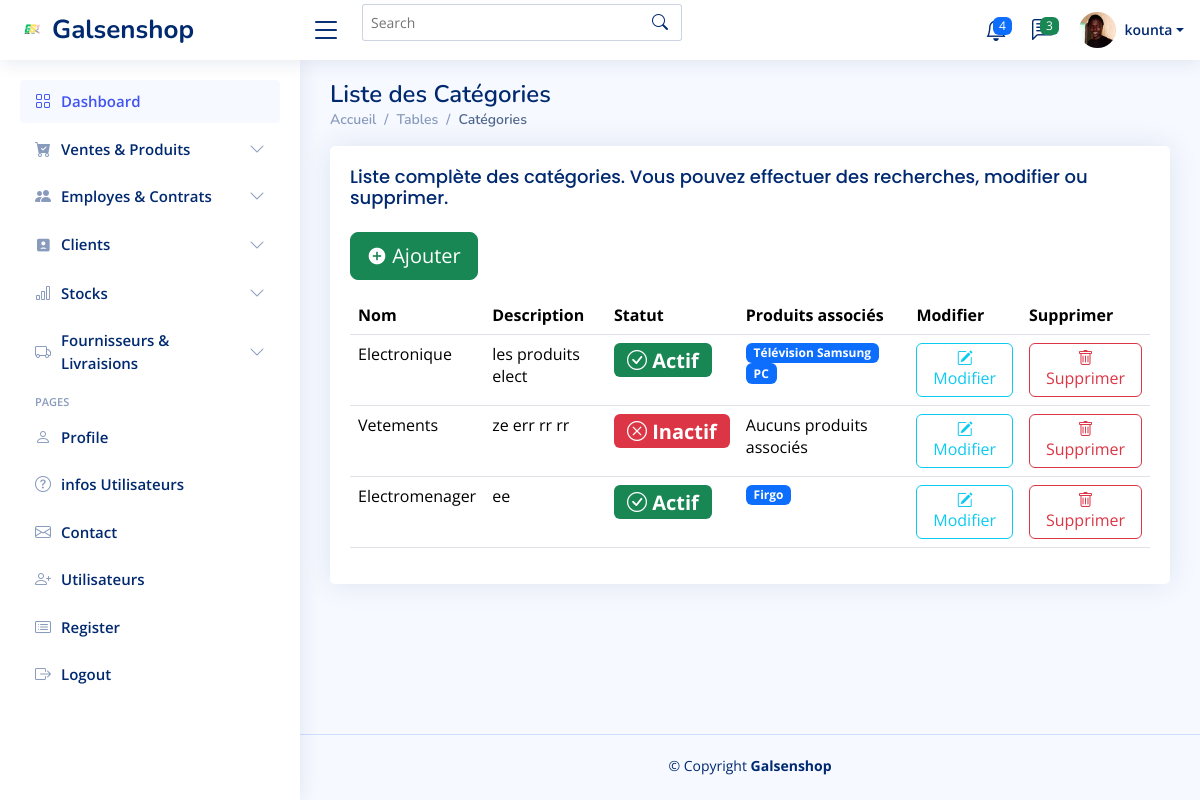
Page /categories/ (signed in) on the committed database.
### application/models.py (models this page shows, shortened)
class Categorie(models.Model):
    nom = models.CharField(max_length=100)
    description = models.TextField(blank=True, null=True)
    actif = models.BooleanField(choices=[(True, 'Actif'), (False, 'Inactif')], default=False)

class Produit(models.Model):
    nom = models.CharField(max_length=100)
    description = models.TextField(blank=True, null=True)
    prix = models.DecimalField(max_digits=10, decimal_places=2)
    categorie = models.ForeignKey('Categorie', on_delete=models.CASCADE, related_name='produits')
    actif = models.BooleanField(choices=[(True, 'Disponible'), (False, 'Indisponible')], default=False)
    image = models.ImageField(upload_to='produits/', blank=True, null=True)

class Profile(models.Model):
    staff = models.OneToOneField(User, on_delete=models.CASCADE)
    address = models.CharField(max_length=200)
    telephone = models.CharField(max_length=50)
    firstname = models.CharField(max_length=50, blank=True, null=True)
    lastname = models.CharField(max_length=50, blank=True, null=True)
    tache = models.TextField(max_length=2000, blank=True, null=True)
    image = models.ImageField(default='default.png',
                              upload_to='profile_images')

### application/views.py (the view)
# urls.py: path('categories/', views.liste_categories, name='liste_categories'),
@login_required
def liste_categories(request):
    categories = Categorie.objects.all()
    return render(request, 'categorie/liste_categories.html', {'categories': categories})

### templates/categorie/liste_categories.html (shortened to what this page needs)
{% extends "base.html" %} {% load static %} {% block content %}
<main id="main" class="main">
  <div class="pagetitle">
    <h1>Liste des Catégories</h1>
    <nav>
      <ol class="breadcrumb">
        <li class="breadcrumb-item"><a href="{% url 'home' %}">Accueil</a></li>
        <li class="breadcrumb-item">Tables</li>
        <li class="breadcrumb-item active">Catégories</li>
      </ol>
    </nav>
  </div>
  <section class="section">
    <div class="row">
      <div class="col-lg-12">
        <div class="card">
          <div class="card-body">
            <h5 class="card-title">
              Liste complète des catégories. Vous pouvez effectuer des
              recherches, modifier ou supprimer.
            </h5>
            <p>
              <button
                type="button"
                class="btn btn-success btn-lg"
                onclick="window.location.href='{% url 'ajouter_categorie' %}'"
              >
                <i class="ri-add-circle-fill"></i> Ajouter
              </button>
            </p>
            <table class="table datatable">
              <thead>
                <tr>
                  <th>Nom</th>
                  <th>Description</th>
                  <th>Statut</th>
                  <th>Produits associés</th>
                  <th>Modifier</th>
                  <th>Supprimer</th>
                </tr>
              </thead>
              <tbody>
                {% for categorie in categories %}
                <tr>
                  <td>{{ categorie.nom }}</td>
                  <td>{{ categorie.description }}</td>
                  <td>
                    <span
                      class="badge {% if categorie.actif %}bg-success{% else %}bg-danger{% endif %} fs-5"
                    >
                      {% if categorie.actif %}
                      <i class="bi bi-check-circle"></i> Actif {% else %}
                      <i class="bi bi-x-circle"></i> Inactif {% endif %}
                    </span>
                  </td>
                  <td>
                    {% for produit in categorie.produits.all %}
                    <span class="badge bg-primary">{{ produit.nom }}</span>
                    {% empty %} Aucuns produits associés {% endfor %}
                  </td>
                  <td>
                    <a
                      class="btn btn-outline-info"
                      href="{% url 'modifier_categorie' categorie.id %}"
                    >
                      <i class="bi bi-pencil-square"></i> Modifier
                    </a>
                  </td>
                  <td>
                    <a
                      href="#"
                      class="btn btn-outline-danger"
                      data-bs-toggle="modal"
                      data-bs-target="#deleteModal{{ categorie.id }}"
                    >
                      <i class="bi bi-trash"></i> Supprimer
                    </a>
                  </td>
                </tr>
                {% endfor %}
              </tbody>
            </table>
          </div>
        </div>
      </div>
    </div>
  </section>
</main>
{% endblock content %}

### templates/base.html (shortened to what this page needs)
{% load static %} {% block content %} {% endblock %}
<!DOCTYPE html>
<html lang="en">
  <head>
    <link
      href="{% static 'assets/vendor/bootstrap/css/bootstrap.min.css'%}"
      rel="stylesheet"
    />
    <link
      href="{% static 'assets/vendor/bootstrap-icons/bootstrap-icons.css'%}"
      rel="stylesheet"
    />
    <link
      href="{% static 'assets/vendor/boxicons/css/boxicons.min.css'%}"
      rel="stylesheet"
    />
    <link
      href="{% static 'assets/vendor/quill/quill.snow.css'%}"
      rel="stylesheet"
    />
    <link
      href="{% static 'assets/vendor/quill/quill.bubble.css' %}"
      rel="stylesheet"
    />
    <link
      href="{% static 'assets/vendor/remixicon/remixicon.css' %}"
      rel="stylesheet"
    />
    <link
      href="{% static 'assets/vendor/simple-datatables/style.css' %}"
      rel="stylesheet"
    />
    <link href="{% static 'assets/css/style.css' %}" rel="stylesheet" />
  </head>
  <body>
    <header id="header" class="header fixed-top d-flex align-items-center">
      <div class="d-flex align-items-center justify-content-between">
        <a href="{% url 'home' %}" class="logo d-flex align-items-center">
          <img src="{% static 'assets/img/logo.png' %}" alt="" />
          <span class="d-none d-lg-block">Galsenshop</span>
        </a>
        <i class="bi bi-list toggle-sidebar-btn"></i>
      </div>
      <div class="search-bar">
        <form
          class="search-form d-flex align-items-center"
          method="POST"
          action="#"
        >
          <input
            type="text"
            name="query"
            placeholder="Search"
            title="Enter search keyword"
          />
          <button type="submit" title="Search">
            <i class="bi bi-search"></i>
          </button>
        </form>
      </div>
      <nav class="header-nav ms-auto">
        <ul class="d-flex align-items-center">
          <li class="nav-item dropdown">
            <a class="nav-link nav-icon" href="#" data-bs-toggle="dropdown">
              <span class="badge bg-primary badge-number">4</span> </a
            >
          </li>
          <li class="nav-item dropdown">
            <a class="nav-link nav-icon" href="#" data-bs-toggle="dropdown">
              <span class="badge bg-success badge-number">3</span> </a
            >
          </li>
          <li class="nav-item dropdown pe-3">
            <a
              class="nav-link nav-profile d-flex align-items-center pe-0"
              href="#"
              data-bs-toggle="dropdown"
            >
              <img
                src="{{ user.profile.image.url }}"
                alt="Profile"
                class="rounded-circle"
              />
              <span class="d-none d-md-block dropdown-toggle ps-2"
                >{{ user.username}}</span
              > </a
            >
          </li>
        </ul>
      </nav>
    </header>
    <aside id="sidebar" class="sidebar">
      <ul class="sidebar-nav" id="sidebar-nav">
        <li class="nav-item">
          <a class="nav-link" href="{% url 'home' %}">
            <i class="bi bi-grid"></i>
            <span>Dashboard</span>
          </a>
        </li>
        <li class="nav-item">
          <a
            class="nav-link collapsed"
            data-bs-target="#components-nav"
            data-bs-toggle="collapse"
            href="#"
          >
            <i class="bi bi-cart-check-fill"></i><span>Ventes & Produits</span
            ><i class="bi bi-chevron-down ms-auto"></i>
          </a>
        </li>
        <li class="nav-item">
          <a
            class="nav-link collapsed"
            data-bs-target="#forms-nav"
            data-bs-toggle="collapse"
            href="#"
          >
            <i class="bi bi-people-fill"></i><span>Employes & Contrats</span
            ><i class="bi bi-chevron-down ms-auto"></i>
          </a>
        </li>
        <li class="nav-item">
          <a
            class="nav-link collapsed"
            data-bs-target="#tables-nav"
            data-bs-toggle="collapse"
            href="#"
          >
            <i class="ri-account-box-fill"></i><span>Clients</span
            ><i class="bi bi-chevron-down ms-auto"></i>
          </a>
        </li>
        <li class="nav-item">
          <a
            class="nav-link collapsed"
            data-bs-target="#charts-nav"
            data-bs-toggle="collapse"
            href="#"
          >
            <i class="bi bi-bar-chart"></i><span>Stocks</span
            ><i class="bi bi-chevron-down ms-auto"></i>
          </a>
        </li>
        <li class="nav-item">
          <a
            class="nav-link collapsed"
            data-bs-target="#icons-nav"
            data-bs-toggle="collapse"
            href="#"
          >
            <i class="bi bi-truck"></i><span>Fournisseurs & Livraisions</span
            ><i class="bi bi-chevron-down ms-auto"></i>
          </a>
        </li>
        <li class="nav-heading">Pages</li>
        <li class="nav-item">
          <a class="nav-link collapsed" href="{% url 'profil_utilisateur' %}">
            <i class="bi bi-person"></i>
            <span>Profile</span>
          </a>
        </li>
        <li class="nav-item">
          <a class="nav-link collapsed" href="#">
            <i class="bi bi-question-circle"></i>
            <span>infos Utilisateurs</span>
          </a>
        </li>
        <li class="nav-item">
          <a class="nav-link collapsed" href="#">
            <i class="bi bi-envelope"></i>
            <span>Contact</span>
          </a>
        </li>
        <li class="nav-item">
          <a class="nav-link collapsed" href="#">
            <i class="bi bi-person-plus"></i>
            <span>Utilisateurs</span>
          </a>
        </li>
        <li class="nav-item">
          <a class="nav-link collapsed" href="{% url 'ajouter_utilisateur' %}">
            <i class="bi bi-card-list"></i>
            <span>Register</span>
          </a>
        </li>
        <li class="nav-item">
          <a class="nav-link collapsed" href="{% url 'Logout' %}">
            <i class="bi bi-box-arrow-right"></i>
            <span>Logout</span>
          </a>
        </li>
      </ul>
    </aside>
    <main id="main" class="main"></main>
    <footer id="footer" class="footer">
      <div class="copyright">
        &copy; Copyright <strong><span>Galsenshop</span></strong
        >
      </div>
      <div class="credits">
      </div>
    </footer>
</html>

### static/assets/css/style.css (style rules this page uses)
:root { scroll-behavior: smooth; }
body { font-family: "Open Sans", sans-serif; background: #f6f9ff; color: #444444; }
a { color: #4154f1; text-decoration: none; }
h1, h2, h3, h4, h5, h6 { font-family: "Nunito", sans-serif; }
#main { margin-top: 60px; padding: 20px 30px; transition: all 0.3s; }
.pagetitle { margin-bottom: 10px; }
.pagetitle h1 { font-size: 24px; margin-bottom: 0; font-weight: 600; color: #012970; }
.card { margin-bottom: 30px; border: none; border-radius: 5px; box-shadow: 0px 0 30px rgba(1, 41, 112, 0.1); }
.card-title { padding: 20px 0 15px 0; font-size: 18px; font-weight: 500; color: #012970; font-family: "Poppins", sans-serif; }
.card-body { padding: 0 20px 20px 20px; }
.breadcrumb { font-size: 14px; font-family: "Nunito", sans-serif; color: #899bbd; font-weight: 600; }
.breadcrumb a { color: #899bbd; transition: 0.3s; }
.breadcrumb .breadcrumb-item::before { color: #899bbd; }
.breadcrumb .active { color: #51678f; font-weight: 600; }
.logo { line-height: 1; }
@media (min-width: 1200px) { .logo { width: 280px; } }
.logo img { max-height: 26px; margin-right: 6px; }
.logo span { font-size: 26px; font-weight: 700; color: #012970; font-family: "Nunito", sans-serif; }
.header { transition: all 0.5s; z-index: 997; height: 60px; box-shadow: 0px 2px 20px rgba(1, 41, 112, 0.1); background-color: #fff; padding-left: 20px; }
.header .toggle-sidebar-btn { font-size: 32px; padding-left: 10px; cursor: pointer; color: #012970; }
.header .search-bar { min-width: 360px; padding: 0 20px; }
.header .search-form { width: 100%; }
.header .search-form input { border: 0; font-size: 14px; color: #012970; border: 1px solid rgba(1, 41, 112, 0.2); padding: 7px 38px 7px 8px; border-radius: 3px; transition: 0.3s; width: 100%; }
.header .search-form button { border: 0; padding: 0; margin-left: -30px; background: none; }
.header .search-form button i { color: #012970; }
.header-nav ul { list-style: none; }
.header-nav>ul { margin: 0; padding: 0; }
.header-nav .nav-icon { font-size: 22px; color: #012970; margin-right: 25px; position: relative; }
.header-nav .nav-profile { color: #012970; }
.header-nav .nav-profile img { max-height: 36px; }
.header-nav .nav-profile span { font-size: 14px; font-weight: 600; }
.header-nav .badge-number { position: absolute; inset: -2px -5px auto auto; font-weight: normal; font-size: 12px; padding: 3px 6px; }
.sidebar { position: fixed; top: 60px; left: 0; bottom: 0; width: 300px; z-index: 996; transition: all 0.3s; padding: 20px; overflow-y: auto; scrollbar-width: thin; scrollbar-color: #aab7cf transparent; box-shadow: 0px 0px 20px rgba(1, 41, 112, 0.1); background-color: #fff; }
@media (min-width: 1200px) { #main, #footer { margin-left: 300px; } }
.sidebar-nav { padding: 0; margin: 0; list-style: none; }
.sidebar-nav li { padding: 0; margin: 0; list-style: none; }
.sidebar-nav .nav-item { margin-bottom: 5px; }
.sidebar-nav .nav-heading { font-size: 11px; text-transform: uppercase; color: #899bbd; font-weight: 600; margin: 10px 0 5px 15px; }
.sidebar-nav .nav-link { display: flex; align-items: center; font-size: 15px; font-weight: 600; color: #4154f1; transition: 0.3; background: #f6f9ff; padding: 10px 15px; border-radius: 4px; }
.sidebar-nav .nav-link i { font-size: 16px; margin-right: 10px; color: #4154f1; }
.sidebar-nav .nav-link.collapsed { color: #012970; background: #fff; }
.sidebar-nav .nav-link.collapsed i { color: #899bbd; }
.sidebar-nav .nav-link .bi-chevron-down { margin-right: 0; transition: transform 0.2s ease-in-out; }
.footer { padding: 20px 0; font-size: 14px; transition: all 0.3s; border-top: 1px solid #cddfff; }
.footer .copyright { text-align: center; color: #012970; }
.footer .credits { padding-top: 5px; text-align: center; font-size: 13px; color: #012970; }

### rows in the picture
Categorie: nom "Electronique", description "les produits elect", actif True (drawn)
Produit: nom "Télévision Samsung"
Produit: nom "PC"
Categorie: nom "Vetements", description "ze err rr rr", actif False (drawn)
Categorie: nom "Electromenager", description "ee", actif True (drawn)
Produit: nom "Firgo"

### other values in the picture
{{ user.username }} "kounta"
